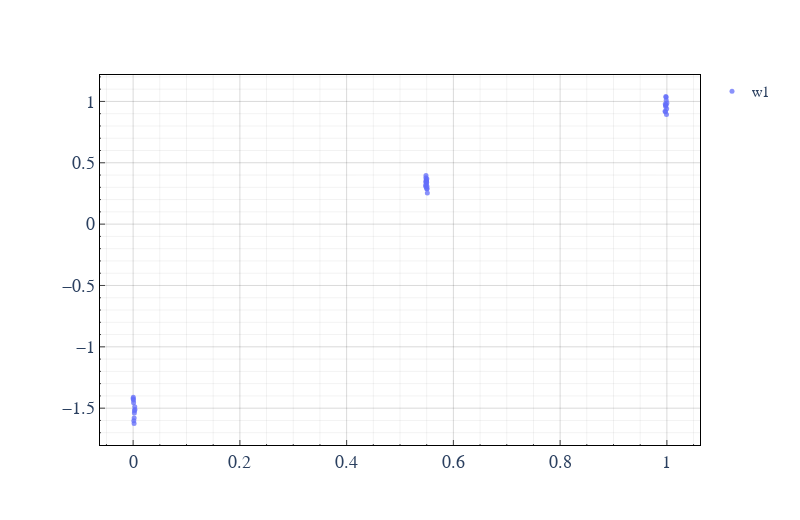

Notebook cell for this chart:
### Code cell
c = get_coordinates("19 52 08.25	+27 42 20.9")

tbl = Irsa.query_region(c, catalog="neowiser_p1bs_psd", spatial="Cone",
                            radius=3 * u.arcsec)
tbl = tbl.to_pandas()
tbl = tbl.loc[tbl["qual_frame"]>= 4]
ex = LightSource(tbl)
plot_from_lightsource(ex)

### Figure 1 — Plotly figure (JSON) as saved in the notebook; plotly's stock layout.template omitted (floating-point values rounded to 4 significant figures)
{"data": [{"marker": {"opacity": 0.75, "size": 5}, "mode": "markers", "name": "w1", "type": "scatter", "x": [0, 0.0003578, 0.0007159, 0.0008946, 0.001253, 0.00179, 0.001969, 0.002326, 0.002505, 0.003042, 0.0034, 0.5478, 0.5481, 0.5485, 0.5487, 0.5489, 0.549, 0.5492, 0.5496, 0.5497, 0.5499, 0.5501, 0.5503, 0.5505, 0.5508, 0.5512, 0.9966, 0.997, 0.9975, 0.9977, 0.998, 0.998, 0.9982, 0.9986, 0.9987, 0.9993, 0.9996, 1], "y": [-1.423, -1.41, -1.433, -1.456, -1.603, -1.624, -1.58, -1.538, -1.52, -1.487, -1.51, 0.3157, 0.3428, 0.3782, 0.3954, 0.3025, 0.3535, 0.3625, 0.3231, 0.3461, 0.342, 0.2885, 0.3691, 0.3091, 0.2877, 0.2532, 0.9208, 0.98, 0.9159, 0.9594, 1.039, 0.9701, 0.9685, 1.033, 1.01, 0.8928, 0.9397, 0.9866]}], "layout": {"font": {"family": "Times New Roman", "size": 18}, "height": 520, "legend": {"bgcolor": "rgba(0, 0, 0, 0)", "font": {"family": "monospace", "size": 15}, "x": 1.02, "xanchor": "left"}, "margin": {"b": 75, "l": 100, "pad": 0, "r": 100, "t": 75}, "plot_bgcolor": "rgba(0, 0, 0, 0)", "showlegend": true, "title": {"font": {"size": 18}}, "width": 800, "xaxis": {"gridcolor": "rgba(0, 0, 0, .15)", "linecolor": "black", "minor": {"gridcolor": "rgba(1, 1, 1, .05)", "showgrid": true, "ticklen": 1, "ticks": "inside"}, "mirror": true, "showgrid": true, "showline": true, "ticks": "inside", "title": {"font": {"size": 18}}, "zeroline": false, "zerolinecolor": "rgba(0, 0, 0, .15)"}, "yaxis": {"gridcolor": "rgba(0, 0, 0, .15)", "linecolor": "black", "minor": {"gridcolor": "rgba(1, 1, 1, .05)", "showgrid": true, "ticklen": 1, "ticks": "inside"}, "mirror": true, "showgrid": true, "showline": true, "ticks": "inside", "title": {"font": {"size": 18}}, "zeroline": false, "zerolinecolor": "rgba(0, 0, 0, .15)"}}}
